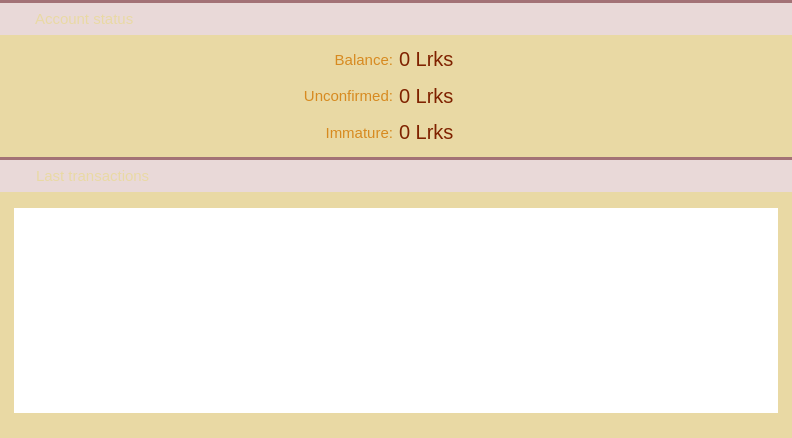
<?xml version="1.0" encoding="UTF-8"?>
<ui version="4.0">
 <class>OverviewPage</class>
 <widget class="QWidget" name="OverviewPage">
  <property name="geometry">
   <rect>
    <x>0</x>
    <y>0</y>
    <width>792</width>
    <height>438</height>
   </rect>
  </property>
  <property name="palette">
   <palette>
    <active>
     <colorrole role="Button">
      <brush brushstyle="SolidPattern">
       <color alpha="255">
        <red>233</red>
        <green>217</green>
        <blue>216</blue>
       </color>
      </brush>
     </colorrole>
     <colorrole role="Base">
      <brush brushstyle="SolidPattern">
       <color alpha="255">
        <red>233</red>
        <green>217</green>
        <blue>216</blue>
       </color>
      </brush>
     </colorrole>
     <colorrole role="Window">
      <brush brushstyle="SolidPattern">
       <color alpha="255">
        <red>233</red>
        <green>217</green>
        <blue>216</blue>
       </color>
      </brush>
     </colorrole>
     <colorrole role="Highlight">
      <brush brushstyle="SolidPattern">
       <color alpha="255">
        <red>235</red>
        <green>235</green>
        <blue>235</blue>
       </color>
      </brush>
     </colorrole>
     <colorrole role="HighlightedText">
      <brush brushstyle="SolidPattern">
       <color alpha="255">
        <red>171</red>
        <green>127</green>
        <blue>130</blue>
       </color>
      </brush>
     </colorrole>
    </active>
    <inactive>
     <colorrole role="Button">
      <brush brushstyle="SolidPattern">
       <color alpha="255">
        <red>233</red>
        <green>217</green>
        <blue>216</blue>
       </color>
      </brush>
     </colorrole>
     <colorrole role="Base">
      <brush brushstyle="SolidPattern">
       <color alpha="255">
        <red>233</red>
        <green>217</green>
        <blue>216</blue>
       </color>
      </brush>
     </colorrole>
     <colorrole role="Window">
      <brush brushstyle="SolidPattern">
       <color alpha="255">
        <red>233</red>
        <green>217</green>
        <blue>216</blue>
       </color>
      </brush>
     </colorrole>
     <colorrole role="Highlight">
      <brush brushstyle="SolidPattern">
       <color alpha="255">
        <red>235</red>
        <green>235</green>
        <blue>235</blue>
       </color>
      </brush>
     </colorrole>
     <colorrole role="HighlightedText">
      <brush brushstyle="SolidPattern">
       <color alpha="255">
        <red>171</red>
        <green>127</green>
        <blue>130</blue>
       </color>
      </brush>
     </colorrole>
    </inactive>
    <disabled>
     <colorrole role="Button">
      <brush brushstyle="SolidPattern">
       <color alpha="255">
        <red>233</red>
        <green>217</green>
        <blue>216</blue>
       </color>
      </brush>
     </colorrole>
     <colorrole role="Base">
      <brush brushstyle="SolidPattern">
       <color alpha="255">
        <red>233</red>
        <green>217</green>
        <blue>216</blue>
       </color>
      </brush>
     </colorrole>
     <colorrole role="Window">
      <brush brushstyle="SolidPattern">
       <color alpha="255">
        <red>233</red>
        <green>217</green>
        <blue>216</blue>
       </color>
      </brush>
     </colorrole>
     <colorrole role="Highlight">
      <brush brushstyle="SolidPattern">
       <color alpha="255">
        <red>240</red>
        <green>240</green>
        <blue>240</blue>
       </color>
      </brush>
     </colorrole>
     <colorrole role="HighlightedText">
      <brush brushstyle="SolidPattern">
       <color alpha="255">
        <red>171</red>
        <green>127</green>
        <blue>130</blue>
       </color>
      </brush>
     </colorrole>
    </disabled>
   </palette>
  </property>
  <property name="windowTitle">
   <string>Form</string>
  </property>
  <layout class="QVBoxLayout" name="verticalLayout">
   <property name="spacing">
    <number>0</number>
   </property>
   <property name="margin">
    <number>0</number>
   </property>
   <item>
    <widget class="QWidget" name="wStatus" native="true">
     <property name="minimumSize">
      <size>
       <width>0</width>
       <height>157</height>
      </size>
     </property>
     <property name="maximumSize">
      <size>
       <width>16777215</width>
       <height>157</height>
      </size>
     </property>
     <layout class="QVBoxLayout" name="verticalLayout_4">
      <property name="spacing">
       <number>0</number>
      </property>
      <property name="margin">
       <number>0</number>
      </property>
      <item>
       <widget class="Line" name="line">
        <property name="styleSheet">
         <string notr="true">background-color: #A37276;</string>
        </property>
        <property name="frameShadow">
         <enum>QFrame::Raised</enum>
        </property>
        <property name="lineWidth">
         <number>0</number>
        </property>
        <property name="orientation">
         <enum>Qt::Horizontal</enum>
        </property>
       </widget>
      </item>
      <item>
       <widget class="QWidget" name="wStateHeader" native="true">
        <property name="minimumSize">
         <size>
          <width>0</width>
          <height>32</height>
         </size>
        </property>
        <property name="maximumSize">
         <size>
          <width>16777215</width>
          <height>32</height>
         </size>
        </property>
        <property name="sizeIncrement">
         <size>
          <width>0</width>
          <height>0</height>
         </size>
        </property>
        <property name="is_header" stdset="0">
         <bool>true</bool>
        </property>
        <layout class="QHBoxLayout" name="horizontalLayout_5">
         <property name="margin">
          <number>0</number>
         </property>
         <item>
          <spacer name="horizontalSpacer_6">
           <property name="orientation">
            <enum>Qt::Horizontal</enum>
           </property>
           <property name="sizeType">
            <enum>QSizePolicy::Fixed</enum>
           </property>
           <property name="sizeHint" stdset="0">
            <size>
             <width>5</width>
             <height>20</height>
            </size>
           </property>
          </spacer>
         </item>
         <item>
          <widget class="QLabel" name="label_4">
           <property name="minimumSize">
            <size>
             <width>24</width>
             <height>24</height>
            </size>
           </property>
           <property name="maximumSize">
            <size>
             <width>24</width>
             <height>24</height>
            </size>
           </property>
           <property name="text">
            <string/>
           </property>
           <property name="pixmap">
            <pixmap resource="../res.qrc">:/res/state.png</pixmap>
           </property>
           <property name="alignment">
            <set>Qt::AlignCenter</set>
           </property>
          </widget>
         </item>
         <item>
          <widget class="QLabel" name="label_5">
           <property name="font">
            <font>
             <pointsize>11</pointsize>
             <stylestrategy>PreferAntialias</stylestrategy>
            </font>
           </property>
           <property name="styleSheet">
            <string notr="true">QLabel {
	color: #e9d9a4;
}</string>
           </property>
           <property name="text">
            <string>Account status</string>
           </property>
          </widget>
         </item>
        </layout>
       </widget>
      </item>
      <item>
       <widget class="QWidget" name="wState" native="true">
        <property name="sizePolicy">
         <sizepolicy hsizetype="Preferred" vsizetype="Preferred">
          <horstretch>0</horstretch>
          <verstretch>0</verstretch>
         </sizepolicy>
        </property>
        <property name="styleSheet">
         <string notr="true">#wState {
	background-color: #e9d9a4;
}</string>
        </property>
        <layout class="QGridLayout" name="gridLayout">
         <item row="2" column="2">
          <layout class="QHBoxLayout" name="horizontalLayout_3">
           <item>
            <widget class="QLabel" name="labelImmature">
             <property name="font">
              <font>
               <pointsize>15</pointsize>
               <stylestrategy>PreferAntialias</stylestrategy>
              </font>
             </property>
             <property name="styleSheet">
              <string notr="true">color: #7f2200;</string>
             </property>
             <property name="text">
              <string>0 Lrks</string>
             </property>
             <property name="textInteractionFlags">
              <set>Qt::TextSelectableByMouse</set>
             </property>
            </widget>
           </item>
           <item>
            <widget class="QLabel" name="label_3">
             <property name="text">
              <string/>
             </property>
             <property name="pixmap">
              <pixmap resource="../res.qrc">:/res/logo_small.png</pixmap>
             </property>
            </widget>
           </item>
           <item>
            <spacer name="horizontalSpacer_4">
             <property name="orientation">
              <enum>Qt::Horizontal</enum>
             </property>
             <property name="sizeHint" stdset="0">
              <size>
               <width>40</width>
               <height>20</height>
              </size>
             </property>
            </spacer>
           </item>
          </layout>
         </item>
         <item row="1" column="2">
          <layout class="QHBoxLayout" name="horizontalLayout_2">
           <item>
            <widget class="QLabel" name="labelUnconfirmed">
             <property name="font">
              <font>
               <pointsize>15</pointsize>
               <stylestrategy>PreferAntialias</stylestrategy>
              </font>
             </property>
             <property name="styleSheet">
              <string notr="true">color: #7f2200;</string>
             </property>
             <property name="text">
              <string>0 Lrks</string>
             </property>
             <property name="textInteractionFlags">
              <set>Qt::TextSelectableByMouse</set>
             </property>
            </widget>
           </item>
           <item>
            <widget class="QLabel" name="label_2">
             <property name="text">
              <string/>
             </property>
             <property name="pixmap">
              <pixmap resource="../res.qrc">:/res/logo_small.png</pixmap>
             </property>
            </widget>
           </item>
           <item>
            <spacer name="horizontalSpacer_3">
             <property name="orientation">
              <enum>Qt::Horizontal</enum>
             </property>
             <property name="sizeHint" stdset="0">
              <size>
               <width>40</width>
               <height>20</height>
              </size>
             </property>
            </spacer>
           </item>
          </layout>
         </item>
         <item row="0" column="2">
          <layout class="QHBoxLayout" name="horizontalLayout">
           <item>
            <widget class="QLabel" name="labelBalance">
             <property name="font">
              <font>
               <pointsize>15</pointsize>
               <stylestrategy>PreferAntialias</stylestrategy>
              </font>
             </property>
             <property name="styleSheet">
              <string notr="true">color: #7f2200;</string>
             </property>
             <property name="text">
              <string>0 Lrks</string>
             </property>
             <property name="textInteractionFlags">
              <set>Qt::TextSelectableByMouse</set>
             </property>
            </widget>
           </item>
           <item>
            <widget class="QLabel" name="label">
             <property name="text">
              <string/>
             </property>
             <property name="pixmap">
              <pixmap resource="../res.qrc">:/res/logo_small.png</pixmap>
             </property>
            </widget>
           </item>
           <item>
            <spacer name="horizontalSpacer">
             <property name="orientation">
              <enum>Qt::Horizontal</enum>
             </property>
             <property name="sizeHint" stdset="0">
              <size>
               <width>40</width>
               <height>20</height>
              </size>
             </property>
            </spacer>
           </item>
          </layout>
         </item>
         <item row="0" column="1">
          <layout class="QHBoxLayout" name="horizontalLayout_4">
           <item>
            <spacer name="horizontalSpacer_2">
             <property name="orientation">
              <enum>Qt::Horizontal</enum>
             </property>
             <property name="sizeHint" stdset="0">
              <size>
               <width>40</width>
               <height>20</height>
              </size>
             </property>
            </spacer>
           </item>
           <item>
            <widget class="QLabel" name="label_6">
             <property name="font">
              <font>
               <pointsize>11</pointsize>
               <stylestrategy>PreferAntialias</stylestrategy>
              </font>
             </property>
             <property name="styleSheet">
              <string notr="true">QLabel {
	margin-right: 0px;
	margin-top: 0px;
	margin-bottom: 0px;
	color: #d78a20;
}</string>
             </property>
             <property name="text">
              <string>Balance:</string>
             </property>
             <property name="alignment">
              <set>Qt::AlignRight|Qt::AlignTrailing|Qt::AlignVCenter</set>
             </property>
             <property name="margin">
              <number>0</number>
             </property>
             <property name="textInteractionFlags">
              <set>Qt::NoTextInteraction</set>
             </property>
            </widget>
           </item>
          </layout>
         </item>
         <item row="1" column="1">
          <layout class="QHBoxLayout" name="horizontalLayout_9">
           <item>
            <spacer name="horizontalSpacer_5">
             <property name="orientation">
              <enum>Qt::Horizontal</enum>
             </property>
             <property name="sizeHint" stdset="0">
              <size>
               <width>40</width>
               <height>20</height>
              </size>
             </property>
            </spacer>
           </item>
           <item>
            <widget class="QLabel" name="label_7">
             <property name="font">
              <font>
               <pointsize>11</pointsize>
               <stylestrategy>PreferAntialias</stylestrategy>
              </font>
             </property>
             <property name="styleSheet">
              <string notr="true">QLabel {
	margin-right: 0px;
	margin-top: 0px;
	margin-bottom: 0px;
	color: #d78a20;
}</string>
             </property>
             <property name="text">
              <string>Unconfirmed:</string>
             </property>
             <property name="alignment">
              <set>Qt::AlignRight|Qt::AlignTrailing|Qt::AlignVCenter</set>
             </property>
             <property name="margin">
              <number>0</number>
             </property>
             <property name="textInteractionFlags">
              <set>Qt::NoTextInteraction</set>
             </property>
            </widget>
           </item>
          </layout>
         </item>
         <item row="2" column="1">
          <layout class="QHBoxLayout" name="horizontalLayout_10">
           <item>
            <spacer name="horizontalSpacer_7">
             <property name="orientation">
              <enum>Qt::Horizontal</enum>
             </property>
             <property name="sizeHint" stdset="0">
              <size>
               <width>40</width>
               <height>20</height>
              </size>
             </property>
            </spacer>
           </item>
           <item>
            <widget class="QLabel" name="label_8">
             <property name="font">
              <font>
               <pointsize>11</pointsize>
               <stylestrategy>PreferAntialias</stylestrategy>
              </font>
             </property>
             <property name="styleSheet">
              <string notr="true">QLabel {
	margin-right: 0px;
	margin-top: 0px;
	margin-bottom: 0px;
	color: #d78a20;
}</string>
             </property>
             <property name="text">
              <string>Immature:</string>
             </property>
             <property name="alignment">
              <set>Qt::AlignRight|Qt::AlignTrailing|Qt::AlignVCenter</set>
             </property>
             <property name="margin">
              <number>0</number>
             </property>
             <property name="textInteractionFlags">
              <set>Qt::NoTextInteraction</set>
             </property>
            </widget>
           </item>
          </layout>
         </item>
        </layout>
       </widget>
      </item>
     </layout>
    </widget>
   </item>
   <item>
    <widget class="QWidget" name="wLastTransactions" native="true">
     <property name="minimumSize">
      <size>
       <width>0</width>
       <height>257</height>
      </size>
     </property>
     <layout class="QVBoxLayout" name="verticalLayout_5">
      <property name="spacing">
       <number>0</number>
      </property>
      <property name="margin">
       <number>0</number>
      </property>
      <item>
       <widget class="Line" name="line_2">
        <property name="styleSheet">
         <string notr="true">background-color: #A37276;</string>
        </property>
        <property name="lineWidth">
         <number>0</number>
        </property>
        <property name="orientation">
         <enum>Qt::Horizontal</enum>
        </property>
       </widget>
      </item>
      <item>
       <widget class="QWidget" name="wLastTransactionsHeader" native="true">
        <property name="minimumSize">
         <size>
          <width>0</width>
          <height>32</height>
         </size>
        </property>
        <property name="maximumSize">
         <size>
          <width>16777215</width>
          <height>32</height>
         </size>
        </property>
        <property name="is_header" stdset="0">
         <bool>true</bool>
        </property>
        <layout class="QHBoxLayout" name="horizontalLayout_7">
         <property name="margin">
          <number>0</number>
         </property>
         <item>
          <spacer name="horizontalSpacer_9">
           <property name="orientation">
            <enum>Qt::Horizontal</enum>
           </property>
           <property name="sizeType">
            <enum>QSizePolicy::Fixed</enum>
           </property>
           <property name="sizeHint" stdset="0">
            <size>
             <width>5</width>
             <height>20</height>
            </size>
           </property>
          </spacer>
         </item>
         <item>
          <widget class="QLabel" name="label_18">
           <property name="sizePolicy">
            <sizepolicy hsizetype="Fixed" vsizetype="Fixed">
             <horstretch>0</horstretch>
             <verstretch>0</verstretch>
            </sizepolicy>
           </property>
           <property name="minimumSize">
            <size>
             <width>25</width>
             <height>25</height>
            </size>
           </property>
           <property name="maximumSize">
            <size>
             <width>25</width>
             <height>25</height>
            </size>
           </property>
           <property name="text">
            <string notr="true"/>
           </property>
           <property name="pixmap">
            <pixmap resource="../res.qrc">:/res/last_transactions.png</pixmap>
           </property>
          </widget>
         </item>
         <item>
          <widget class="QLabel" name="label_19">
           <property name="font">
            <font>
             <pointsize>11</pointsize>
             <stylestrategy>PreferAntialias</stylestrategy>
            </font>
           </property>
           <property name="styleSheet">
            <string notr="true">QLabel {
	color: #e9d9a4;
}</string>
           </property>
           <property name="text">
            <string>Last transactions</string>
           </property>
          </widget>
         </item>
        </layout>
       </widget>
      </item>
      <item>
       <widget class="QWidget" name="wLastTransactionsContainer" native="true">
        <property name="styleSheet">
         <string notr="true">#wLastTransactionsContainer {
	background-color: #e9d9a4;
}</string>
        </property>
        <layout class="QHBoxLayout" name="horizontalLayout_8">
         <property name="leftMargin">
          <number>14</number>
         </property>
         <property name="topMargin">
          <number>16</number>
         </property>
         <property name="rightMargin">
          <number>14</number>
         </property>
         <property name="bottomMargin">
          <number>25</number>
         </property>
         <item>
          <widget class="QTableView" name="tableLastTransactionView">
           <property name="styleSheet">
            <string notr="true"> QScrollBar:vertical {
     border: 0px solid grey;
     background: white;
     width: 9px;
     margin: 15px 0px 0 0px;
 }
 QScrollBar::handle:vertical {
     background: #fdeeb8;
     min-width: 20px;
 }
QScrollBar::sub-line:vertical {
	height: 0px;
    width: 0px;
}

QHeaderView {
	background-color: #e9d9a4;
	font-size: 10;
	text-align:left;
}
QHeaderView::section {
    background-color: #e9d9a4;
    color: #d78a20;
    padding-left: 5px;
    border: 0px solid #6c6c6c;
	text-align:left;
}

/* style the sort indicator */
QHeaderView::down-arrow {
    image: url(down_arrow.png);
}

QHeaderView::up-arrow {
    image: url(up_arrow.png);
}

QTableView {
	selection-background-color: #ebebeb;
	selection-color: rgb(171, 127, 130);
}</string>
           </property>
           <property name="frameShape">
            <enum>QFrame::NoFrame</enum>
           </property>
           <property name="horizontalScrollBarPolicy">
            <enum>Qt::ScrollBarAlwaysOff</enum>
           </property>
           <property name="editTriggers">
            <set>QAbstractItemView::NoEditTriggers</set>
           </property>
           <property name="selectionMode">
            <enum>QAbstractItemView::SingleSelection</enum>
           </property>
           <property name="selectionBehavior">
            <enum>QAbstractItemView::SelectRows</enum>
           </property>
           <property name="showGrid">
            <bool>false</bool>
           </property>
           <attribute name="verticalHeaderVisible">
            <bool>false</bool>
           </attribute>
           <attribute name="verticalHeaderDefaultSectionSize">
            <number>20</number>
           </attribute>
           <attribute name="verticalHeaderMinimumSectionSize">
            <number>20</number>
           </attribute>
          </widget>
         </item>
        </layout>
       </widget>
      </item>
     </layout>
    </widget>
   </item>
  </layout>
 </widget>
 <resources>
  <include location="../res.qrc"/>
 </resources>
 <connections/>
</ui>
